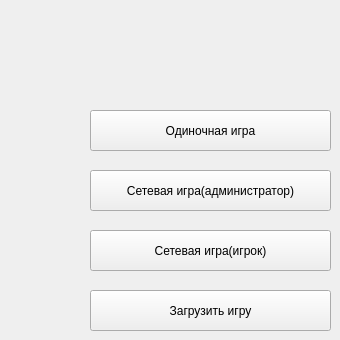
      <widget class="QWidget" name="ChoosePage">
       <widget class="QPushButton" name="singlegame">
        <property name="geometry">
         <rect>
          <x>90</x>
          <y>110</y>
          <width>241</width>
          <height>41</height>
         </rect>
        </property>
        <property name="text">
         <string>Одиночная игра</string>
        </property>
       </widget>
       <widget class="QPushButton" name="admin">
        <property name="geometry">
         <rect>
          <x>90</x>
          <y>170</y>
          <width>241</width>
          <height>41</height>
         </rect>
        </property>
        <property name="text">
         <string>Сетевая игра(администратор)</string>
        </property>
       </widget>
       <widget class="QPushButton" name="player">
        <property name="geometry">
         <rect>
          <x>90</x>
          <y>230</y>
          <width>241</width>
          <height>41</height>
         </rect>
        </property>
        <property name="text">
         <string>Сетевая игра(игрок)</string>
        </property>
       </widget>
       <widget class="QPushButton" name="download">
        <property name="geometry">
         <rect>
          <x>90</x>
          <y>290</y>
          <width>241</width>
          <height>41</height>
         </rect>
        </property>
        <property name="text">
         <string>Загрузить игру</string>
        </property>
       </widget>
      </widget>
